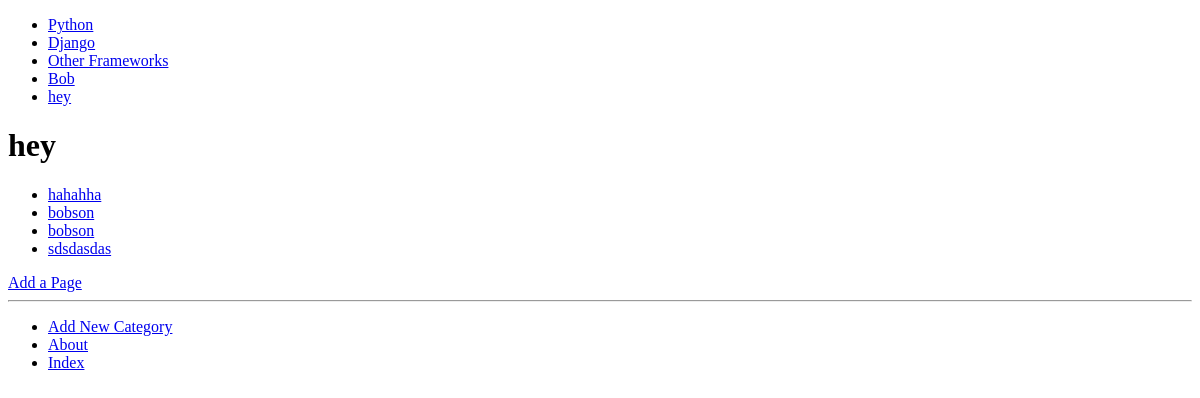
The app's page /rango/category/hey/, older data.
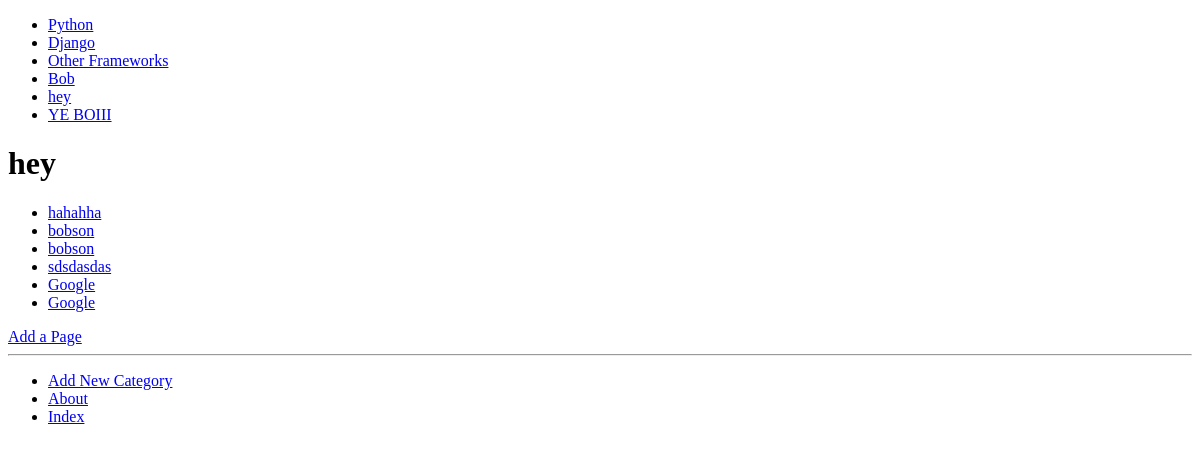
The same page, newer data.
### rango/models.py (models this page shows, shortened)
class Category(models.Model):
    MAX_LEN = 128
    name = models.CharField(max_length=MAX_LEN, unique=True)
    views = models.IntegerField(default=0)
    likes = models.IntegerField(default=0)
    slug = models.SlugField(unique=True)
    class Meta:
        verbose_name_plural = 'Categories'

class Page(models.Model):
    category = models.ForeignKey(Category)
    title = models.CharField(max_length=128)
    url = models.URLField()
    views = models.IntegerField(default=0)

### rango/views.py (the view)
def show_category(request, category_name_slug):
    context_dict = {}
    try:
        category = Category.objects.get(slug=category_name_slug)
        pages = Page.objects.filter(category=category)
        context_dict['pages'] = pages
        context_dict['category'] = category
    except Category.DoesNotExist:
        context_dict['pages'] = None
        context_dict['category'] = None
    return render(request, 'rango/category.html', context_dict)

### rango/templatetags/rango_template_tags.py (called while the page is built)
@register.inclusion_tag('rango/cats.html')
def get_category_list(cat=None):
    return {'cats': Category.objects.all(),
            'act_cat': cat}

### templates/rango/category.html (shortened to what this page needs)
<!DOCTYPE html>
{% extends 'rango/base.html' %}
{% load staticfiles %}
{% block body_block %}
    {% if category %}
        <h1>{{ category.name }}</h1>
        {% if pages %}
                <ul>
                    {% for page in pages %}
                    <li><a href="{{ page.url }}">{{ page.title }}</a></li>
                    {% endfor %}
                </ul>
            {% else %}
                <stong>No pages currently in category.</stong>
            {% endif %}
            <a href="{% url 'add_page' category.slug %}">Add a Page</a>
        {% else %}
            The specifies category does not exist!
        {% endif %}
{% endblock %}

### templates/rango/cats.html
<ul>
    {% if cats %}
        {% for c in cats %}
            {% if c == act_cat %}
                <li>
                    <stong><a href="{% url 'show_category' c.slug %}">{{ c.name }}</a></stong>
                </li>
            {% else %}
                <li>
                    <a href="{% url 'show_category' c.slug %}">{{ c.name }}</a>
                </li>
            {% endif %}
        {% endfor %}
    {% endif %}
</ul>

Row changes from the older to the newer data that the page shows:
added Category: name "YE BOIII"
added Page: title "Google"
added Page: title "Google"
